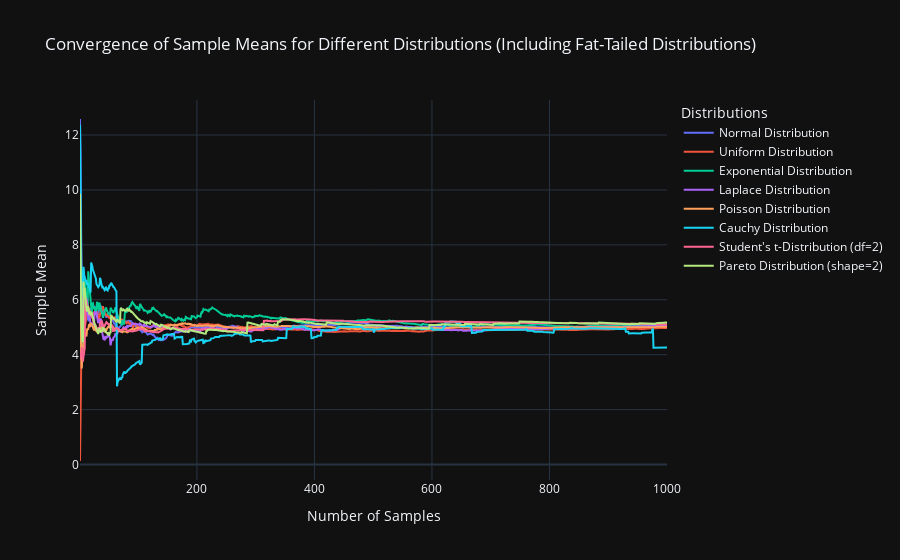

Notebook cell for this chart:
### Markdown cell above
Again, we can see higher order moments converge much slower, as expected due higher order terms in their formulas. Finally, convergence also works differently for distributions that are not gaussian. If a distribution's PDF converges to zero more slowly, then moment convergence will suffer as well.

### Code cell
LAMBDA_EXPONENTIAL = 1/5
LAMBDA_POISSON = 5
DEGREES_OF_FREEDOM_T = 2  # Degrees of freedom for Student's t-distribution
PARETO_SHAPE = 2  # Shape parameter for Pareto distribution (must be > 1 for mean to exist)

# Generate samples from different distributions
samples_normal = np.random.normal(loc=TRUE_MEAN, scale=TRUE_STANDARD_DEVIATION, size=NUMBER_OF_SAMPLES)
samples_uniform = np.random.uniform(low=0, high=10, size=NUMBER_OF_SAMPLES)  # Mean is already 5
samples_exponential = np.random.exponential(scale=1/LAMBDA_EXPONENTIAL, size=NUMBER_OF_SAMPLES)  # Mean is 5
samples_laplace = np.random.laplace(loc=TRUE_MEAN, scale=TRUE_STANDARD_DEVIATION, size=NUMBER_OF_SAMPLES)
samples_poisson = np.random.poisson(lam=LAMBDA_POISSON, size=NUMBER_OF_SAMPLES)

# Adjust the distributions with means that don't match 5
samples_student_t = np.random.standard_t(df=DEGREES_OF_FREEDOM_T, size=NUMBER_OF_SAMPLES) + TRUE_MEAN  # Center around 5
samples_pareto = (np.random.pareto(a=PARETO_SHAPE, size=NUMBER_OF_SAMPLES) + 1) * (TRUE_MEAN / (PARETO_SHAPE / (PARETO_SHAPE - 1)))  # Scale to mean 5

# Fat-tailed distribution (Cauchy remains as is, mean is undefined)
samples_cauchy = np.random.standard_cauchy(size=NUMBER_OF_SAMPLES) + TRUE_MEAN  # Center around 5, but mean is still undefined

# Initialize lists to store the sample means for each distribution
means_normal = []
means_uniform = []
means_exponential = []
means_laplace = []
means_poisson = []
means_cauchy = []
means_student_t = []
means_pareto = []

# Compute the sample means recursively for each distribution
for n in range(1, NUMBER_OF_SAMPLES + 1):
    means_normal.append(np.mean(samples_normal[:n]))
    means_uniform.append(np.mean(samples_uniform[:n]))
    means_exponential.append(np.mean(samples_exponential[:n]))
    means_laplace.append(np.mean(samples_laplace[:n]))
    means_poisson.append(np.mean(samples_poisson[:n]))
    means_cauchy.append(np.mean(samples_cauchy[:n]))
    means_student_t.append(np.mean(samples_student_t[:n]))
    means_pareto.append(np.mean(samples_pareto[:n]))

# Prepare the plot using Plotly
fig = go.Figure()

# Plot the convergence of the sample means for each distribution
fig.add_trace(go.Scatter(x=list(range(1, NUMBER_OF_SAMPLES + 1)), 
                         y=means_normal, 
                         mode='lines', 
                         name='Normal Distribution'))

fig.add_trace(go.Scatter(x=list(range(1, NUMBER_OF_SAMPLES + 1)), 
                         y=means_uniform, 
                         mode='lines', 
                         name='Uniform Distribution'))

fig.add_trace(go.Scatter(x=list(range(1, NUMBER_OF_SAMPLES + 1)), 
                         y=means_exponential, 
                         mode='lines', 
                         name='Exponential Distribution'))

fig.add_trace(go.Scatter(x=list(range(1, NUMBER_OF_SAMPLES + 1)), 
                         y=means_laplace, 
                         mode='lines', 
                         name='Laplace Distribution'))

fig.add_trace(go.Scatter(x=list(range(1, NUMBER_OF_SAMPLES + 1)), 
                         y=means_poisson, 
                         mode='lines', 
                         name='Poisson Distribution'))

fig.add_trace(go.Scatter(x=list(range(1, NUMBER_OF_SAMPLES + 1)), 
                         y=means_cauchy, 
                         mode='lines', 
                         name='Cauchy Distribution'))

fig.add_trace(go.Scatter(x=list(range(1, NUMBER_OF_SAMPLES + 1)), 
                         y=means_student_t, 
                         mode='lines', 
                         name="Student's t-Distribution (df=2)"))

fig.add_trace(go.Scatter(x=list(range(1, NUMBER_OF_SAMPLES + 1)), 
                         y=means_pareto, 
                         mode='lines', 
                         name='Pareto Distribution (shape=2)'))

# Add layout details
fig.update_layout(
    title='Convergence of Sample Means for Different Distributions (Including Fat-Tailed Distributions)',
    xaxis_title='Number of Samples',
    yaxis_title='Sample Mean',
    legend_title='Distributions',
    template='plotly_dark',
    hovermode='x unified'
)

# Show the plot
fig.show()

### Figure 1 — Plotly figure (JSON) as saved in the notebook; plotly's stock layout.template omitted (floating-point values rounded to 4 significant figures; data arrays with more than 128 entries replaced by an {"elided": "..."} marker saying what was removed)
{"data": [{"mode": "lines", "name": "Normal Distribution", "type": "scatter", "x": {"elided": "1000 int values"}, "y": {"elided": "1000 float values"}}, {"mode": "lines", "name": "Uniform Distribution", "type": "scatter", "x": {"elided": "1000 int values"}, "y": {"elided": "1000 float values"}}, {"mode": "lines", "name": "Exponential Distribution", "type": "scatter", "x": {"elided": "1000 int values"}, "y": {"elided": "1000 float values"}}, {"mode": "lines", "name": "Laplace Distribution", "type": "scatter", "x": {"elided": "1000 int values"}, "y": {"elided": "1000 float values"}}, {"mode": "lines", "name": "Poisson Distribution", "type": "scatter", "x": {"elided": "1000 int values"}, "y": {"elided": "1000 float values"}}, {"mode": "lines", "name": "Cauchy Distribution", "type": "scatter", "x": {"elided": "1000 int values"}, "y": {"elided": "1000 float values"}}, {"mode": "lines", "name": "Student's t-Distribution (df=2)", "type": "scatter", "x": {"elided": "1000 int values"}, "y": {"elided": "1000 float values"}}, {"mode": "lines", "name": "Pareto Distribution (shape=2)", "type": "scatter", "x": {"elided": "1000 int values"}, "y": {"elided": "1000 float values"}}], "layout": {"hovermode": "x unified", "legend": {"title": {"text": "Distributions"}}, "title": {"text": "Convergence of Sample Means for Different Distributions (Including Fat-Tailed Distributions)"}, "xaxis": {"title": {"text": "Number of Samples"}}, "yaxis": {"title": {"text": "Sample Mean"}}}}
